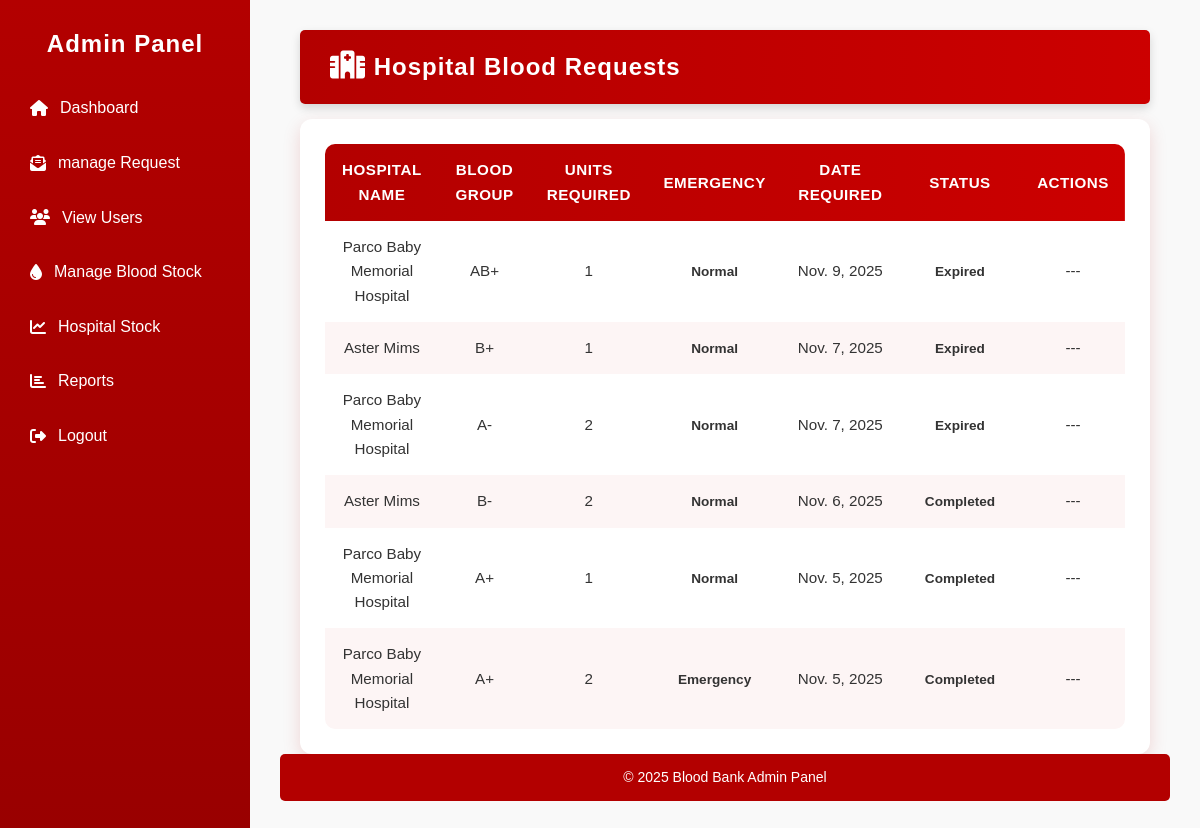
Before: /adminpanel/hospital_requests/ (signed in) with the older database file.
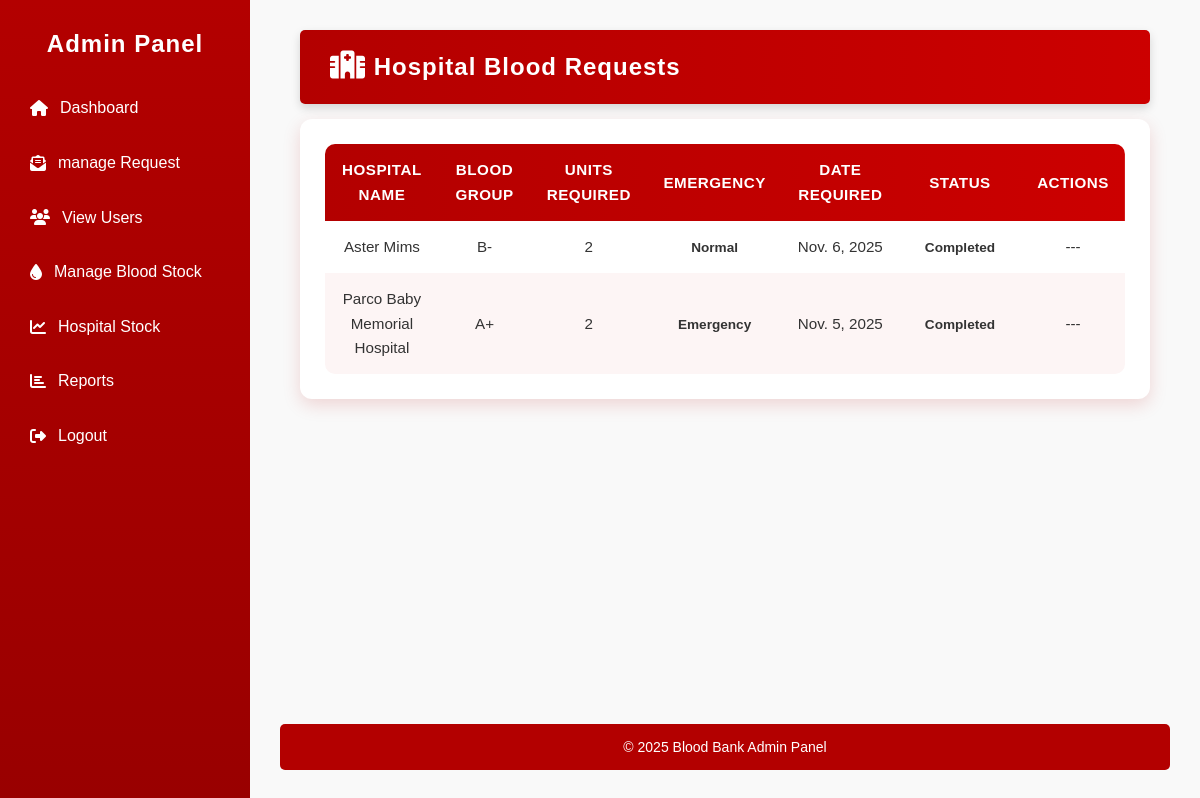
After: the same page with the newer database file.
### BB_app/models.py (models this page shows, shortened)
class BloodRequest(models.Model):
    hospital = models.ForeignKey(HospitalProfile, on_delete=models.CASCADE, related_name="blood_requests")
    blood_group = models.CharField(
        max_length=3,
        choices=[
            ('A+', 'A+'), ('A-', 'A-'),
            ('B+', 'B+'), ('B-', 'B-'),
            ('O+', 'O+'), ('O-', 'O-'),
            ('AB+', 'AB+'), ('AB-', 'AB-'),
        ]
    )
    units_requested = models.PositiveIntegerField()
    date_required = models.DateField()
    is_emergency = models.BooleanField(default=False)
    request_date = models.DateTimeField(auto_now_add=True)
    status_choices = [
        ('Pending', 'Pending'),
        ('Approved', 'Approved'),
        ('Rejected', 'Rejected'),
        ('Completed', 'Completed'),
        ('Expired', 'Expired'),
    ]
    status = models.CharField(max_length=10, choices=status_choices, default='Pending')

class HospitalProfile(models.Model):
    user = models.OneToOneField(User, on_delete=models.CASCADE)
    hospital_name = models.CharField(max_length=150)
    hospital_id = models.CharField(max_length=50)
    location = models.TextField()
    contact = models.CharField(max_length=15)
    email = models.EmailField()
    Hospital_Logo = models.ImageField(upload_to='hospital_logos/', blank=True, null=True)
    storage_capacity = models.PositiveIntegerField(default=0)
    requests = models.TextField(blank=True, null=True)
    license_upload = models.FileField(upload_to='hospital_licenses/', blank=True, null=True)

### BB_app/views.py (the view)
# urls.py: path('adminpanel/hospital_requests/', views.hospital_requests, name='hospital_requests'),
@login_required
def hospital_requests(request):
    requests = BloodRequest.objects.all().order_by('-date_required')
    today = timezone.now().date()
    for r in requests:
        if r.status == 'Approved' and r.date_required < today:
            r.status = 'Completed'
            r.save()
        elif r.status == 'Pending' and r.date_required < today:
            r.status = 'Expired'
            r.save()
    return render(request, 'admin_hospital_requests.html', {'requests': requests})

### BB_app/templates/admin_hospital_requests.html (shortened to what this page needs)
{% extends 'admin_master.html' %}
{% block content %}
<div class="container mt-5">
  <div class="card shadow-lg p-4">
    <div class="dashboard-header mb-4 text-center">
      <h2><i class="fa fa-hospital text-danger"></i> Hospital Blood Requests</h2>
    </div>
    {% if requests %}
 <div class="card shadow-sm p-4 requests-card"> <div class="table-responsive"> <table class="table table-bordered table-striped align-middle text-center"> <thead class="table-dark">
          <tr>
            <th>Hospital Name</th>
            <th>Blood Group</th>
            <th>Units Required</th>
            <th>Emergency</th>
            <th>Date Required</th>
            <th>Status</th>
            <th>Actions</th>
          </tr>
        </thead>
        <tbody>
          {% for r in requests %}
          <tr class="{% if r.is_emergency %}table-danger{% elif r.status == 'Expired' %}table-secondary{% endif %}">
            <td>{{ r.hospital.hospital_name }}</td>
            <td>{{ r.blood_group }}</td>
            <td>{{ r.units_requested }}</td>
            <td>
              {% if r.is_emergency %}
              <span class="badge bg-danger">Emergency</span>
              {% else %}
              <span class="badge bg-secondary">Normal</span>
              {% endif %}
            </td>
            <td>{{ r.date_required }}</td>
            <td>
              {% if r.status == "Pending" %}
              <span class="badge bg-warning text-dark">Pending</span>
              {% elif r.status == "Approved" %}
              <span class="badge bg-success">Approved</span>
              {% elif r.status == "Completed" %}
              <span class="badge bg-secondary">Completed</span>
              {% elif r.status == "Expired" %}
              <span class="badge bg-danger">Expired</span>
              {% else %}
              <span class="badge bg-danger">Rejected</span>
              {% endif %}
            </td>
            <td>
              {% if r.status == 'Pending' %}
              <a href="{% url 'approve_request' r.id %}" class="btn btn-success btn-sm me-2">Approve</a>
              <a href="{% url 'reject_request' r.id %}"
                onclick="return confirm('Are you sure you want to reject this blood request? This action cannot be undone.')"
                class="btn btn-danger btn-sm">Reject</a>
              {% else %}
              ---
              {% endif %}
            </td>
          </tr>
          {% empty %}
          <tr>
            <td colspan="7" class="text-muted">No requests found.</td>
          </tr>
          {% endfor %}
        </tbody>
      </table>
    </div>
    </div>
    {% else %}
    <p class="text-center text-muted mt-3">No hospital blood requests found.</p>
    {% endif %}
  </div>
</div>
{% endblock %}

Changed rows visible on the page:
removed BloodRequest: hospital.hospital_name "Parco Baby Memorial Hospital", blood_group "AB+", units_requested "1", is_emergency "Normal", date_required "Nov. 9, 2025", status "Expired"
removed BloodRequest: hospital.hospital_name "Aster Mims", blood_group "B+", units_requested "1", is_emergency "Normal", date_required "Nov. 7, 2025", status "Expired"
removed BloodRequest: hospital.hospital_name "Parco Baby Memorial Hospital", blood_group "A-", units_requested "2", is_emergency "Normal", date_required "Nov. 7, 2025", status "Expired"
removed BloodRequest: hospital.hospital_name "Parco Baby Memorial Hospital", blood_group "A+", units_requested "1", is_emergency "Normal", date_required "Nov. 5, 2025", status "Completed"
changed BloodRequest "Nov. 6, 2025": status "Approved" → "Completed" (drawn)
